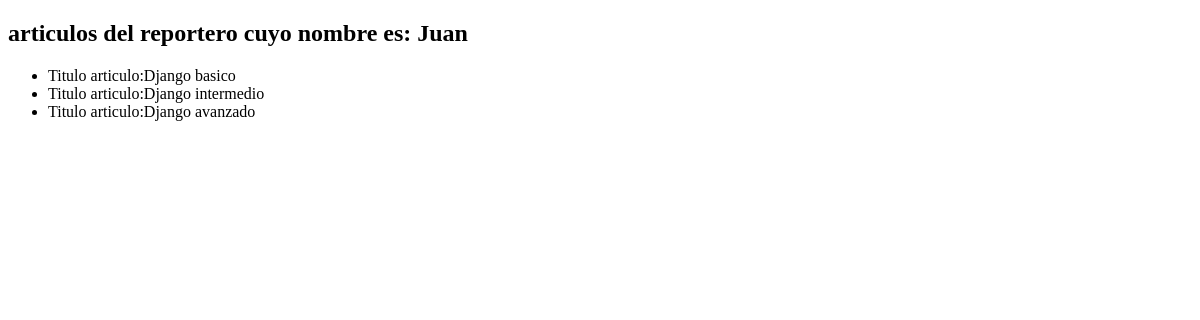
The page /OneToMany/ on the database as committed earlier.
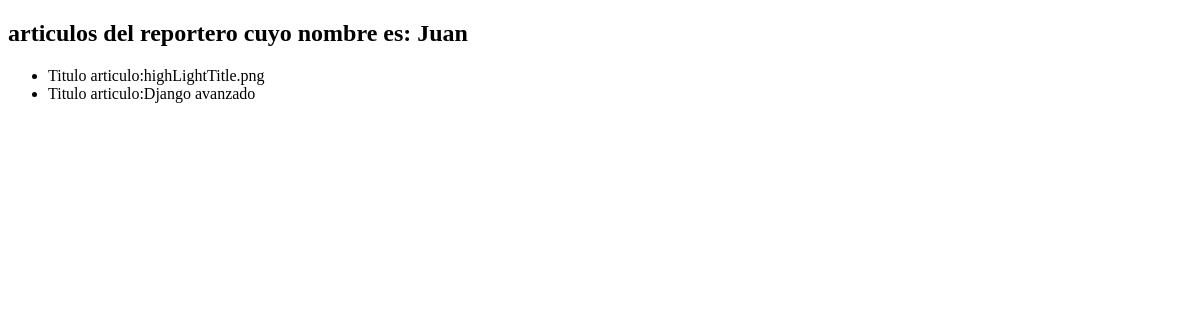
The same page on the database as committed later.
### OneToMany/models.py (models this page shows)
class Reporter (models.Model):
  first_name = models.CharField(max_length=30)
  last_name = models.CharField(max_length=30)
  email = models.EmailField()

class Article(models.Model):
  headline = models.CharField(max_length=100)
  pub_date = models.DateField()
  reporter = models.ForeignKey( Reporter, on_delete=models.CASCADE)

### OneToMany/views.py (the view)
def create(request):
  repo = Reporter.objects.get(id=1)
  query = repo.article_set.all()
  return render (request, "index.html",{
  'repo':repo,
  'query':query
})

### templates/index.html (shortened to what this page needs)
<!DOCTYPE html>
<html lang="en">
<head>
</head>
<body>
  <h2>articulos del reportero cuyo nombre es:
    {{repo.first_name}}</h2>
  <ul>
    {%for article in query %}
    <li>Titulo articulo:{{article.headline}}</li>
    {%endfor%}
  </ul>
</body>
</html>

Rows that differ between the two databases and show on the page:
removed Article: headline "Django intermedio"
changed Article: headline "Django basico" → "highLightTitle.png"
